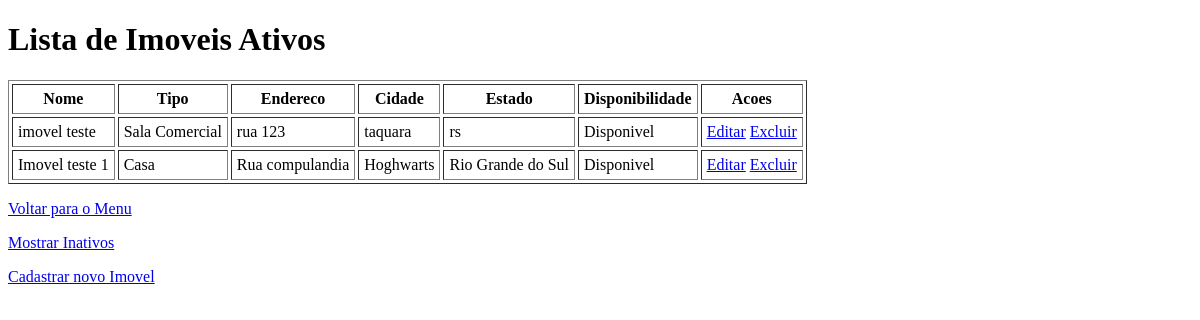
The page /imoveis/ on the database as committed earlier.
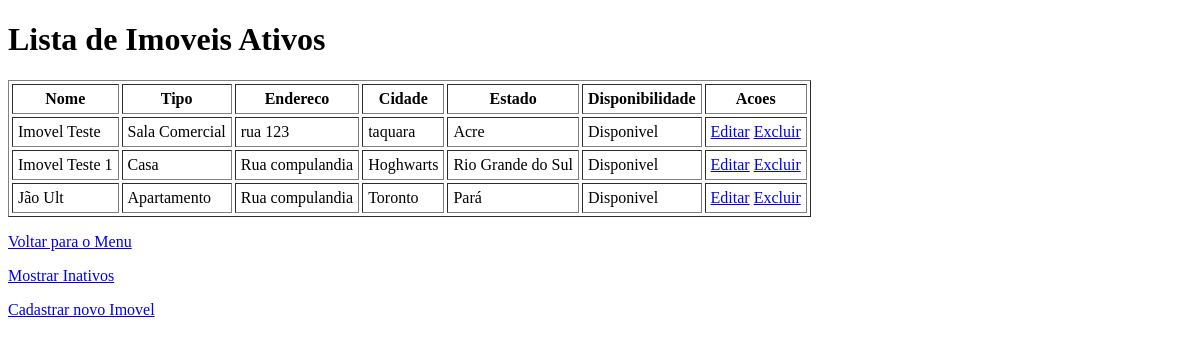
The same page on the database as committed later.
### imobiliaria/models.py (models this page shows, shortened)
class Imovel(models.Model):
    TIPO_CHOICES = [
        ('AP', 'Apartamento'),
        ('CA', 'Casa'),
        ('SC', 'Sala Comercial'),
    ]
    ESTADO_CHOICES = [
        ('AC', 'Acre'),
        ('AL', 'Alagoas'),
        ('AP', 'Amapá'),
        ('AM', 'Amazonas'),
        ('BA', 'Bahia'),
        ('CE', 'Ceará'),
        ('DF', 'Distrito Federal'),
        ('ES', 'Espírito Santo'),
        ('GO', 'Goiás'),
        ('MA', 'Maranhão'),
        ('MT', 'Mato Grosso'),
        ('MS', 'Mato Grosso do Sul'),
        ('MG', 'Minas Gerais'),
        ('PA', 'Pará'),
        ('PB', 'Paraíba'),
        ('PR', 'Paraná'),
        ('PE', 'Pernambuco'),
        ('PI', 'Piauí'),
        ('RJ', 'Rio de Janeiro'),
        ('RN', 'Rio Grande do Norte'),
        ('RS', 'Rio Grande do Sul'),
        ('RO', 'Rondônia'),
        ('RR', 'Roraima'),
        ('SC', 'Santa Catarina'),
        ('SP', 'São Paulo'),
        ('SE', 'Sergipe'),
        ('TO', 'Tocantins'),
    ]
    nome = models.CharField(max_length=100)
    tipo = models.CharField(max_length=2, choices=TIPO_CHOICES)
    endereco = models.CharField(max_length=255)
    cidade = models.CharField(max_length=100)
    estado = models.CharField(max_length=2, choices=ESTADO_CHOICES)
    disponivel = models.BooleanField(default=True)
    ativo = models.BooleanField(default=True)

### imobiliaria/views.py (the view)
# urls.py: path('imoveis/', imoveis, name='imoveis'),
def imoveis(request):
    imoveis = Imovel.objects.filter(ativo=True)
    dados = {
        'imoveis': imoveis,
        'ativos': True,  # Para indicar que estamos mostrando imóveis ativos
    }
    return render(request, 'imoveis/index.html', dados)

### imobiliaria/templates/imoveis/index.html (shortened to what this page needs)
<!DOCTYPE html>
<html lang="en">
  <head>
  </head>
  <body>
    {% if ativos %}
        <h1>Lista de Imoveis Ativos</h1>
    {% else %}
        <h1>Lista de Imoveis Inativos</h1>
    {% endif %}
    <table border="1" cellpadding="5" cellspacing="3">
      <tr>
        <th>Nome</th>
        <th>Tipo</th>
        <th>Endereco</th>
        <th>Cidade</th>
        <th>Estado</th>
        <th>Disponibilidade</th>
        <th>Acoes</th>
      </tr>
      {% for imovel in imoveis %}
      <tr>
        <td>{{ imovel.nome }}</td>
        <td>{{ imovel.get_tipo_display }}</td>
        <td>{{ imovel.endereco }}</td>
        <td>{{ imovel.cidade }}</td>
        <td>{{ imovel.get_estado_display }}</td>
        {% if imovel.disponivel %}
            <td>Disponivel</td>
            {% else %}
            <td>Indisponivel</td>
        {% endif %}
        <td>
          {% if ativos %}
                    <a href="{% url 'editar_aluno' aluno.id %}">Editar</a>
                    <a href="{% url 'excluir_aluno' aluno.id %}">Excluir</a>
                {% else %}
                    <a href="{% url 'ativar_imovel' imovel.id %}">Ativar</a>
                {% endif %}
              </td>
      </tr>
      {% endfor %}
    </table>
    <p><a href=" {% url 'index' %}">Voltar para o Menu</a></p>
    {% if ativos %}
        <p><a href="{% url 'imoveis_inativos' %}">Mostrar Inativos</a></p>
    {% else %}
        <p><a href="{% url 'imoveis_ativos' %}">Mostrar Ativos</a></p>
    {% endif %}
    <div><a href="{% url 'imoveis_cadastrar' %}"> Cadastrar novo Imovel </a></div>
  </body>
</html>

Rows that differ between the two databases and show on the page:
changed Imovel "Sala Comercial": nome "imovel teste" → "Imovel Teste"; estado "rs" → "Acre"
changed Imovel "Casa": nome "Imovel teste 1" → "Imovel Teste 1"
added Imovel: nome "Jão Ult", tipo "Apartamento", endereco "Rua compulandia", cidade "Toronto", estado "Pará", disponivel "Disponivel"
